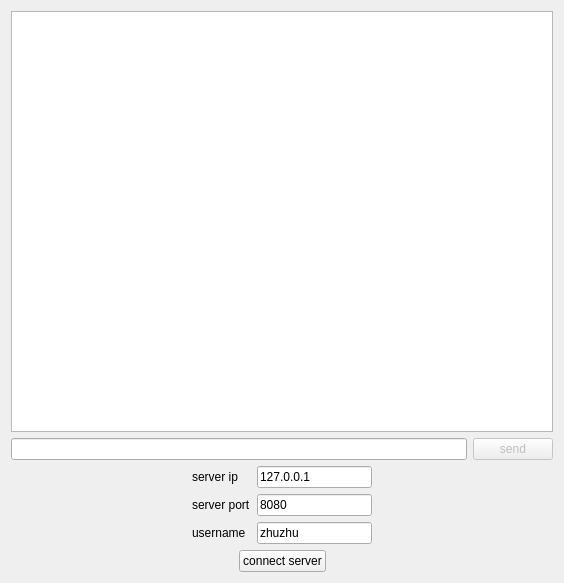
<?xml version="1.0" encoding="UTF-8"?>
<ui version="4.0">
 <class>ClientDialog</class>
 <widget class="QDialog" name="ClientDialog">
  <property name="geometry">
   <rect>
    <x>0</x>
    <y>0</y>
    <width>564</width>
    <height>583</height>
   </rect>
  </property>
  <property name="windowTitle">
   <string>ClientDialog</string>
  </property>
  <layout class="QVBoxLayout" name="verticalLayout">
   <item>
    <layout class="QGridLayout" name="gridLayout_2">
     <item row="1" column="0">
      <widget class="QLineEdit" name="messageEdit"/>
     </item>
     <item row="1" column="1">
      <widget class="QPushButton" name="sendButton">
       <property name="enabled">
        <bool>false</bool>
       </property>
       <property name="text">
        <string>send</string>
       </property>
      </widget>
     </item>
     <item row="0" column="0" colspan="2">
      <widget class="QListWidget" name="listWidget"/>
     </item>
    </layout>
   </item>
   <item>
    <layout class="QGridLayout" name="gridLayout_3">
     <item row="0" column="0" colspan="3">
      <layout class="QHBoxLayout" name="horizontalLayout">
       <item>
        <spacer name="horizontalSpacer_2">
         <property name="orientation">
          <enum>Qt::Horizontal</enum>
         </property>
         <property name="sizeHint" stdset="0">
          <size>
           <width>40</width>
           <height>20</height>
          </size>
         </property>
        </spacer>
       </item>
       <item>
        <layout class="QGridLayout" name="gridLayout">
         <item row="0" column="0">
          <widget class="QLabel" name="label">
           <property name="text">
            <string>server ip</string>
           </property>
          </widget>
         </item>
         <item row="1" column="0">
          <widget class="QLabel" name="label_2">
           <property name="text">
            <string>server port</string>
           </property>
          </widget>
         </item>
         <item row="1" column="1">
          <widget class="QLineEdit" name="serverPortEdit">
           <property name="text">
            <string>8080</string>
           </property>
          </widget>
         </item>
         <item row="2" column="0">
          <widget class="QLabel" name="label_3">
           <property name="text">
            <string>username</string>
           </property>
          </widget>
         </item>
         <item row="2" column="1">
          <widget class="QLineEdit" name="usernameEdit">
           <property name="text">
            <string>zhuzhu</string>
           </property>
          </widget>
         </item>
         <item row="0" column="1">
          <widget class="QLineEdit" name="serverIpEdit">
           <property name="text">
            <string>127.0.0.1</string>
           </property>
          </widget>
         </item>
        </layout>
       </item>
       <item>
        <spacer name="horizontalSpacer">
         <property name="orientation">
          <enum>Qt::Horizontal</enum>
         </property>
         <property name="sizeHint" stdset="0">
          <size>
           <width>40</width>
           <height>20</height>
          </size>
         </property>
        </spacer>
       </item>
      </layout>
     </item>
     <item row="1" column="0">
      <spacer name="horizontalSpacer_3">
       <property name="orientation">
        <enum>Qt::Horizontal</enum>
       </property>
       <property name="sizeHint" stdset="0">
        <size>
         <width>40</width>
         <height>20</height>
        </size>
       </property>
      </spacer>
     </item>
     <item row="1" column="1">
      <widget class="QPushButton" name="connectButton">
       <property name="text">
        <string>connect server</string>
       </property>
      </widget>
     </item>
     <item row="1" column="2">
      <spacer name="horizontalSpacer_4">
       <property name="orientation">
        <enum>Qt::Horizontal</enum>
       </property>
       <property name="sizeHint" stdset="0">
        <size>
         <width>40</width>
         <height>20</height>
        </size>
       </property>
      </spacer>
     </item>
    </layout>
   </item>
  </layout>
 </widget>
 <layoutdefault spacing="6" margin="11"/>
 <resources/>
 <connections/>
</ui>
